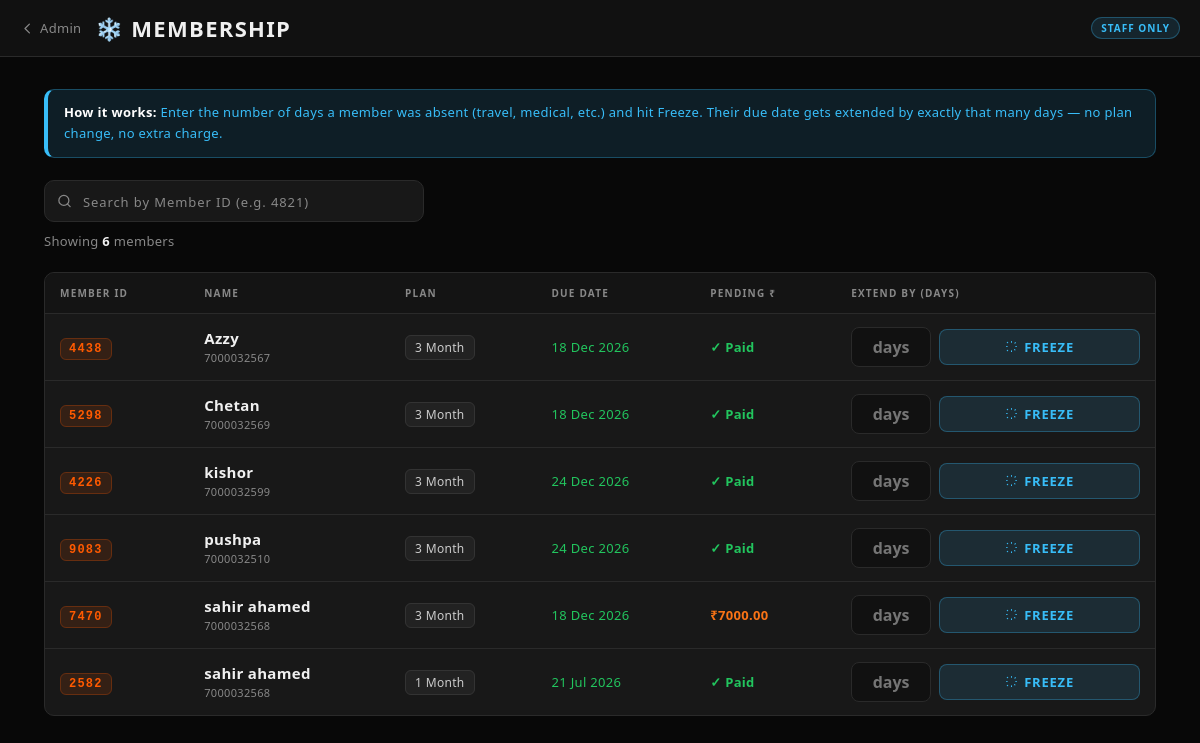
/freeze-membership/ (signed in), run on the app's committed database.
### AuthFit/models.py (models this page shows, shortened)
class Enrollment(models.Model):
    gym = models.ForeignKey(
        Gym,
        on_delete=models.CASCADE,
        db_index=True
    )
    objects = GymManager()
    GENDER_CHOICES = [
        ('M', 'Male'),
        ('F', 'Female'),
    ]
    PAYMENT = [
        ("Done", 'Done'),
        ("Pending", 'Pending'),
    ]
    METHOD = [
        ('C', 'CASH'),
        ('U', 'UPI'),
        ('B', 'UPI + CASH'),
    ]
    unique_id = models.CharField(max_length=10, editable=False, db_index=True)
    user = models.ForeignKey(
    User,
    on_delete=models.CASCADE
)
    fullname = models.CharField(max_length=25)
    email = models.EmailField()
    gender = models.CharField(max_length=1, choices=GENDER_CHOICES)
    phone = models.CharField(max_length=10, db_index=True)
    address = models.TextField()
    reference = models.CharField(max_length=30, null=True, blank=True)
    selectPlan = models.ForeignKey(MembershipPlan, on_delete=models.CASCADE)
    trainer = models.ForeignKey(
        Trainer, on_delete=models.SET_NULL, null=True, blank=True
    )
    Amount = models.DecimalField(max_digits=10, decimal_places=2)
    paidAmount = models.DecimalField(default=0,max_digits=10,decimal_places=2,null=False)
    paymentDate = models.DateField(blank=True, null=True)
    paymentMethod = models.CharField(
        max_length=1, choices=METHOD, blank=True, null=True
    )
    pendingAmount = models.DecimalField(default=0,max_digits=10,decimal_places=2)
    pendingpaymentMethod = models.CharField(
        max_length=1, choices=METHOD, blank=True, null=True
    )
    pendingpaymentDate =  models.DateField(blank=True, null=True)
    paymentStatus = models.CharField(
        max_length=10, choices=PAYMENT, default="Pending"
    )
    last_expiry_notif_sent = models.DateField(null=True, blank=True)
    doj = models.DateField(auto_now_add=True)
    DueDate = models.DateField(blank=True, null=True,db_index=True)
    created_at = models.DateTimeField(auto_now_add=True)
    is_active = models.BooleanField(default=True, db_index=True)
    face_enrolled = models.BooleanField(default=False)
    face_image = CloudinaryField('image', null=True, blank=True)
    face_embeddings = models.JSONField(default=list, blank=True)
    class Meta:
        unique_together = ('gym', 'unique_id')  # unique within a gym, not globally
    @property
    def is_expired(self):
        if self.DueDate:
            return timezone.now().date() > self.DueDate
        return False
    @property
    def days_remaining(self):
        if self.DueDate:
            return (self.DueDate - timezone.now().date()).days
        return None

class MembershipPlan(models.Model):
    gym = models.ForeignKey(
        Gym,
        on_delete=models.CASCADE,
        db_index=True
    )
    plan = models.CharField(max_length=100)
    price = models.IntegerField()
    duration_days = models.IntegerField(default=30)
    objects = GymManager()

### AuthFit/views.py (the view)
# urls.py: path('freeze-membership/', views.freeze_membership,       name='freeze_membership'),
@_gym_staff_required
def freeze_membership(request):
    gym   = getattr(request, 'gym', None)
    query = request.GET.get("q", "").strip()
    qs = Enrollment.objects.select_related("selectPlan").order_by("fullname")
    if gym:
        qs = qs.filter(gym=gym)
    if query:
        qs = qs.filter(unique_id=query)
    paginator = Paginator(qs, 20)
    page_obj  = paginator.get_page(request.GET.get("page", 1))
    return render(request, "freeze_membership.html", {"page_obj": page_obj, "query": query , })

### AuthFit/context_processors.py (called while the page is built, shortened)
def saas_config(request):
    return {
        'BASE_DOMAIN': os.environ.get('BASE_DOMAIN', 'entergym.in'),
    }

def _user_hash(uid: int) -> str:
    return hmac.new(
        settings.SECRET_KEY.encode("utf-8"),
        str(uid).encode("utf-8"),
        hashlib.sha256,
    ).hexdigest()[:16]

def _build_response(is_enrolled, already_marked, user_hash, request=None):
    config = {
        "isAuthenticated": request.user.is_authenticated if request else False,
        "isEnrolled":      bool(is_enrolled),
        "alreadyMarked":   bool(already_marked),
        "userHash":        user_hash,
    }
    return {
        "GYM_CONFIG_JSON": json.dumps(config),
        "is_enrolled":     bool(is_enrolled),
        "already_marked":  bool(already_marked),
    }

def gym_context(request):
    gym = getattr(request, 'gym', None)
    if gym is None:
        return {'gym': None, 'favicon_url': None, 'logo_url': None}

### AuthFit/views.py (called while the page is built)
def _gym_staff_required(view_fn):
    @login_required
    @functools.wraps(view_fn)
    def wrapped(request, *args, **kwargs):
        if not getattr(request, 'is_gym_staff', False):
            return HttpResponseForbidden("Staff access required.")
        return view_fn(request, *args, **kwargs)
    return wrapped

### Gym/context_processors.py (called while the page is built, shortened)
def gym_branding(request):
    gym = getattr(request, 'gym', None)
    if not gym:
        return {"gym_logo_url": None}

### Gym/mixins.py (called while the page is built)
    def get_queryset(self):
        return GymQuerySet(self.model, using=self._db)

### notifications/context_processors.py (called while the page is built)
def vapid_key(request):
    key = getattr(settings, "VAPID_PUBLIC_KEY", "")
    if not key:
        return {}
    return {"VAPID_PUBLIC_KEY": key}

### templates/freeze_membership.html (shortened to what this page needs)
{% load static %}
<!DOCTYPE html>
<html lang="en">
<head>
</head>
<body>
<div class="topbar">
  <a href="/" class="back">
    <svg xmlns="http://www.w3.org/2000/svg" fill="none" viewBox="0 0 24 24" stroke="currentColor" stroke-width="2">
      <path stroke-linecap="round" stroke-linejoin="round" d="M15 19l-7-7 7-7"/>
    </svg>
    <span>Admin</span>
  </a>
  <div class="title">❄️  Membership</div>
  <div class="badge">Staff Only</div>
</div>
<div class="page">
  <div class="info-banner">
    <strong>How it works:</strong> Enter the number of days a member was absent (travel, medical, etc.) and hit Freeze. Their due date gets extended by exactly that many days — no plan change, no extra charge.
  </div>
  <div class="search-row">
    <form method="get" action="" style="display:contents">
      <div class="search-wrap">
        <input
          type="text"
          name="q"
          placeholder="Search by Member ID (e.g. 4821)"
          value="{{ query }}"
          autocomplete="off"
          inputmode="numeric"
          maxlength="4"
        />
      </div>
    </form>
    <span class="search-info">
      Showing <strong>{{ page_obj.paginator.count }}</strong> member{{ page_obj.paginator.count|pluralize }}{% if query %} matching <strong>#{{ query }}</strong>{% endif %}
    </span>
  </div>
  {% if page_obj.object_list %}
  <div class="table-wrap">
    <table>
      <thead>
        <tr>
          <th>Member ID</th>
          <th>Name</th>
          <th>Plan</th>
          <th>Due Date</th>
          <th>Pending ₹</th>
          <th>Extend By (Days)</th>
        </tr>
      </thead>
      <tbody>
        {% for row in page_obj.object_list %}
        <tr>
          <td><span class="uid">{{ row.unique_id }}</span></td>
          <td>
            <div class="name-cell">{{ row.fullname }}</div>
            <div class="sub-text">{{ row.phone }}</div>
          </td>
          <td><span class="plan-pill">{{ row.selectPlan.plan }}</span></td>
          <td>
            <div class="due-date {% if row.is_expired %}expired{% elif row.days_remaining <= 5 %}expiring{% else %}ok{% endif %}">
              {{ row.DueDate|date:"d M Y" }}
            </div>
          </td>
          <td>
            {% if row.pendingAmount == 0 %}
              <span class="pending-0">✓ Paid</span>
            {% else %}
              <span class="pending-amt">₹{{ row.pendingAmount }}</span>
            {% endif %}
          </td>
          <td>
            <div class="freeze-form">
              <input type="number" min="1" max="365" class="freeze-input" placeholder="days" data-days-input/>
            <button class="btn-freeze" type="button"
            data-id="{{ row.id }}" data-uid="{{ row.unique_id }}"
            data-name="{{ row.fullname }}" data-due="{{ row.DueDate|date:'d M Y' }}">
                <svg xmlns="http://www.w3.org/2000/svg" fill="none" viewBox="0 0 24 24" stroke="currentColor" stroke-width="2">
                  <path stroke-linecap="round" stroke-linejoin="round" d="M12 3v1m0 16v1M4.22 4.22l.707.707m12.728 12.728.707.707M3 12h1m16 0h1M4.22 19.78l.707-.707M18.364 5.636l.707-.707"/>
                </svg>
                Freeze
              </button>
            </div>
          </td>
        </tr>
        {% endfor %}
      </tbody>
    </table>
  </div>
  {% endif %}
</div>
</body>
</html>

### data on the page
Enrollment: unique_id "4438", fullname "Azzy", phone "7000032567", selectPlan.plan "3 Month", DueDate "18 Dec 2026", pendingAmount "✓ Paid"
Enrollment: unique_id "5298", fullname "Chetan", phone "7000032569", selectPlan.plan "3 Month", DueDate "18 Dec 2026", pendingAmount "✓ Paid"
Enrollment: unique_id "4226", fullname "kishor", phone "7000032599", selectPlan.plan "3 Month", DueDate "24 Dec 2026", pendingAmount "✓ Paid"
Enrollment: unique_id "9083", fullname "pushpa", phone "7000032510", selectPlan.plan "3 Month", DueDate "24 Dec 2026", pendingAmount "✓ Paid"
Enrollment: unique_id "7470", fullname "sahir ahamed", phone "7000032568", selectPlan.plan "3 Month", DueDate "18 Dec 2026", pendingAmount "7000.00"
Enrollment: unique_id "2582", fullname "sahir ahamed", phone "7000032568", selectPlan.plan "1 Month", DueDate "21 Jul 2026", pendingAmount "✓ Paid"

### other printed values
{{ page_obj.paginator.count }} "6"
